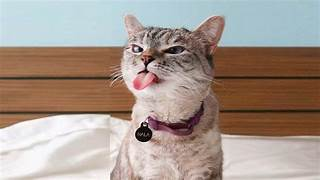
#> input picture images/images/meo.jpg, 320 x 180 px, found by its file name
$ python Sobel.py   (older library calls are emulated)
#> lines starting #> are read from the running program, lines starting #| are printed output that depends on the picture
import cv2
import numpy as np
import matplotlib.pyplot as plt

def sobels_operator(image_path):
    # Read the image
#> called with image_path = 'images/meo.jpg'
    image = cv2.imread(image_path, cv2.IMREAD_GRAYSCALE)
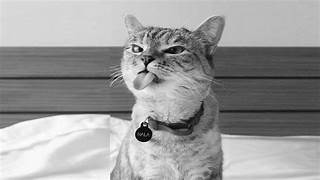
#> image: shape (180, 320); min 0, max 255, mean 155.2

    # Check if the image is valid
    if image is None:
        print("Unable to read the image.")
        return

    # Apply Sobel Operator
    sobel_x = cv2.Sobel(image, cv2.CV_64F, 1, 0, ksize=3)
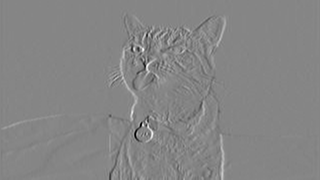
#> sobel_x: shape (180, 320) float64; min -935, max 846, mean -1.3; drawn with min black and max white
    sobel_y = cv2.Sobel(image, cv2.CV_64F, 0, 1, ksize=3)
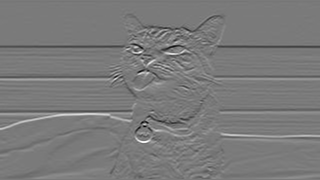
#> sobel_y: shape (180, 320) float64; min -884, max 953, mean -0.4; drawn with min black and max white

    # Compute the gradient magnitude
    gradient_magnitude = np.sqrt(np.square(sobel_x) + np.square(sobel_y))
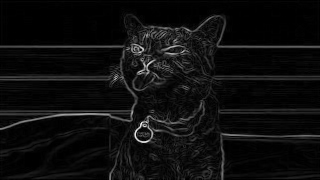
#> gradient_magnitude: shape (180, 320) float64; min 0, max 1066.5, mean 58.6; drawn with min black and max white

    # Display the results
    plt.figure(figsize=(12, 4))

    plt.subplot(1, 4, 1)
    plt.imshow(image, cmap='gray')
    plt.title('Original Image')

    plt.subplot(1, 4, 2)
    plt.imshow(sobel_x, cmap='gray')
    plt.title('Sobel Operator (X-direction)')

    plt.subplot(1, 4, 3)
    plt.imshow(sobel_y, cmap='gray')
    plt.title('Sobel Operator (Y-direction)')

    plt.subplot(1, 4, 4)
    plt.imshow(gradient_magnitude, cmap='gray')
    plt.title('Gradient Magnitude')

    plt.show()

# Image path
image_path =  'images/meo.jpg' # Change the path to your actual image

# Apply Sobel Operator
sobels_operator(image_path)

$ run again, with images/images/baby.jpg copied over images/images/meo.jpg
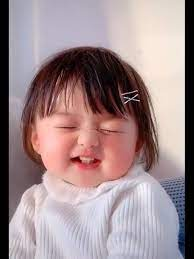
#> input picture images/images/baby.jpg, 194 x 259 px, found by its file name
#> in sobels_operator, `sobel_y = cv2.Sobel(image, cv2.CV_64F, 0, 1, ksize=3)`:
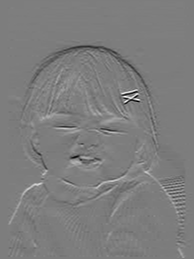
#> sobel_y: shape (259, 194) float64; min -673, max 692, mean -0.3; drawn with min black and max white
#> in sobels_operator, `gradient_magnitude = np.sqrt(np.square(sobel_x) + np.square(sobel_y))`:
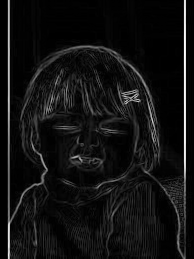
#> gradient_magnitude: shape (259, 194) float64; min 0, max 936, mean 65.1; drawn with min black and max white

$ run again, with images/images/baby2.jpg copied over images/images/meo.jpg
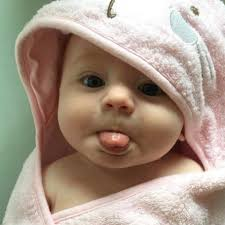
#> input picture images/images/baby2.jpg, 225 x 225 px, found by its file name
#> in sobels_operator, `sobel_y = cv2.Sobel(image, cv2.CV_64F, 0, 1, ksize=3)`:
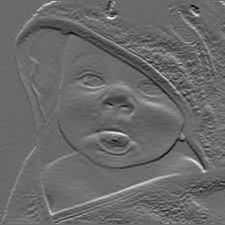
#> sobel_y: shape (225, 225) float64; min -396, max 551, mean -0.4; drawn with min black and max white
#> in sobels_operator, `gradient_magnitude = np.sqrt(np.square(sobel_x) + np.square(sobel_y))`:
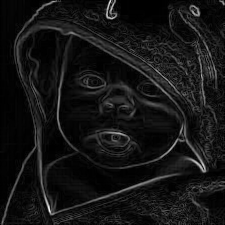
#> gradient_magnitude: shape (225, 225) float64; min 0, max 745.3, mean 61.3; drawn with min black and max white
